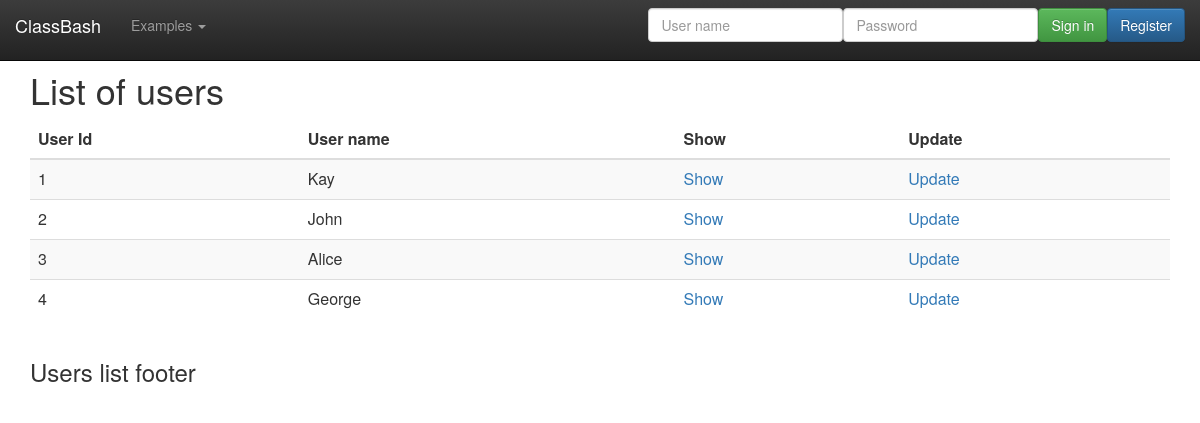
Page /WebContent/user/showall on the committed database.
### tables this page shows
CREATE TABLE Users (
  userId             int(11) NOT NULL AUTO_INCREMENT,
  userName           varchar (255) UNIQUE NOT NULL,
  password           varchar(255) NOT NULL,
  dateCreated        TIMESTAMP DEFAULT CURRENT_TIMESTAMP,
  PRIMARY KEY (userId)
);

### WebContent/models/User.class.php (called while the page is built, shortened)
<?php
class User {
	private $formInput;
	private $userId;
	private $userName;
	public function __construct($formInput = null) {
		$this->formInput = $formInput;
	}
	public function getUserId() {
		return $this->userId;
	}
	public function getUserName() {
		return $this->userName;
	}
	public function setUserId($id) {
		$this->userId = $id;
	}
	private function extractForm($valueName) {
		if (isset($this->formInput[$valueName])) {
			$value = trim($this->formInput[$valueName]);
			$value = stripslashes ($value);
			$value = htmlspecialchars ($value);
			return $value;
		}
	}
	private function validateUserName() {
		$this->userName = $this->extractForm('userName');
	}
}
?>

### WebContent/models/UsersDB.class.php (called while the page is built, shortened)
<?php
class UsersDB {
	public static function getUserRowSetsBy($type = null, $value = null) {
		$allowedTypes = ["userId", "userName"];
		$userRowSets = array();
		try {
			$db = Database::getDB ();
			$query = "SELECT userId, userName, password FROM Users";
			if (!is_null($type)) {
			    if (!in_array($type, $allowedTypes))
					throw new PDOException("$type not an allowed search criterion for Users");
			    $query = $query. " WHERE ($type = :$type)";
			    $statement = $db->prepare($query);
			    $statement->bindParam(":$type", $value);
			} else
				$statement = $db->prepare($query);
			$statement->execute ();
			$userRowSets = $statement->fetchAll(PDO::FETCH_ASSOC);
		} catch (Exception $e) {
			echo "<p>Error getting user rows by $type: " . $e->getMessage () . "</p>";
		}
		return $userRowSets;
	}
	public static function getUsersArray($rowSets) {
		$users = array();
	 	if (!empty($rowSets)) {
			foreach ($rowSets as $userRow ) {
				$user = new User($userRow);
				$user->setUserId($userRow['userId']);
				array_push ($users, $user );
			}
	 	}
		return $users;
	}
	public static function getUsersBy($type=null, $value=null) {
		$userRows = UsersDB::getUserRowSetsBy($type, $value);
		return UsersDB::getUsersArray($userRows);
	}
}
?>

### WebContent/views/UserView.class.php (the view, shortened to what this page needs)
<?php
class UserView {
	public static function showAll() {
		self::showAllDetails();
	}
	public static function showAllDetails() {
		$users = (array_key_exists('users', $_SESSION))?$_SESSION['users']:array();
		$base = (array_key_exists('base', $_SESSION))?$_SESSION['base']:"";
		echo '<div class="container">';
		echo '<h1>List of users</h1>';
		echo '<div class="table-responsive">';
		echo '<table class="table table-striped">';
		echo '<thead>';
		echo '<tr><th>User Id</th><th>User name</th> <th>Show</th><th>Update</th></tr>';
		echo '</thead>';
		echo '<tbody>';
		foreach($users as $user) {
			echo '<tr>';
			echo '<td>'.$user->getUserId().'</td>';
			echo '<td>'.$user->getUserName().'</td>';
			echo '<td><a href="/'.$base.'/user/show/'.$user->getUserId().'">Show</a></td>';
			echo '<td><a href="/'.$base.'/user/update/'.$user->getUserId().'">Update</a></td>';
			echo '</tr>';
		}
		echo '</tbody>';
		echo '</table>';
        echo '</div>';
	}
}
?>

### WebContent/css/jumbotron.css (style rules this page uses)
body { padding-top: 50px; padding-bottom: 20px; }

### rows in the picture
users: userId "1", userName "Kay"
users: userId "2", userName "John"
users: userId "3", userName "Alice"
users: userId "4", userName "George"

### other values in the picture
$footer "Users list footer"
